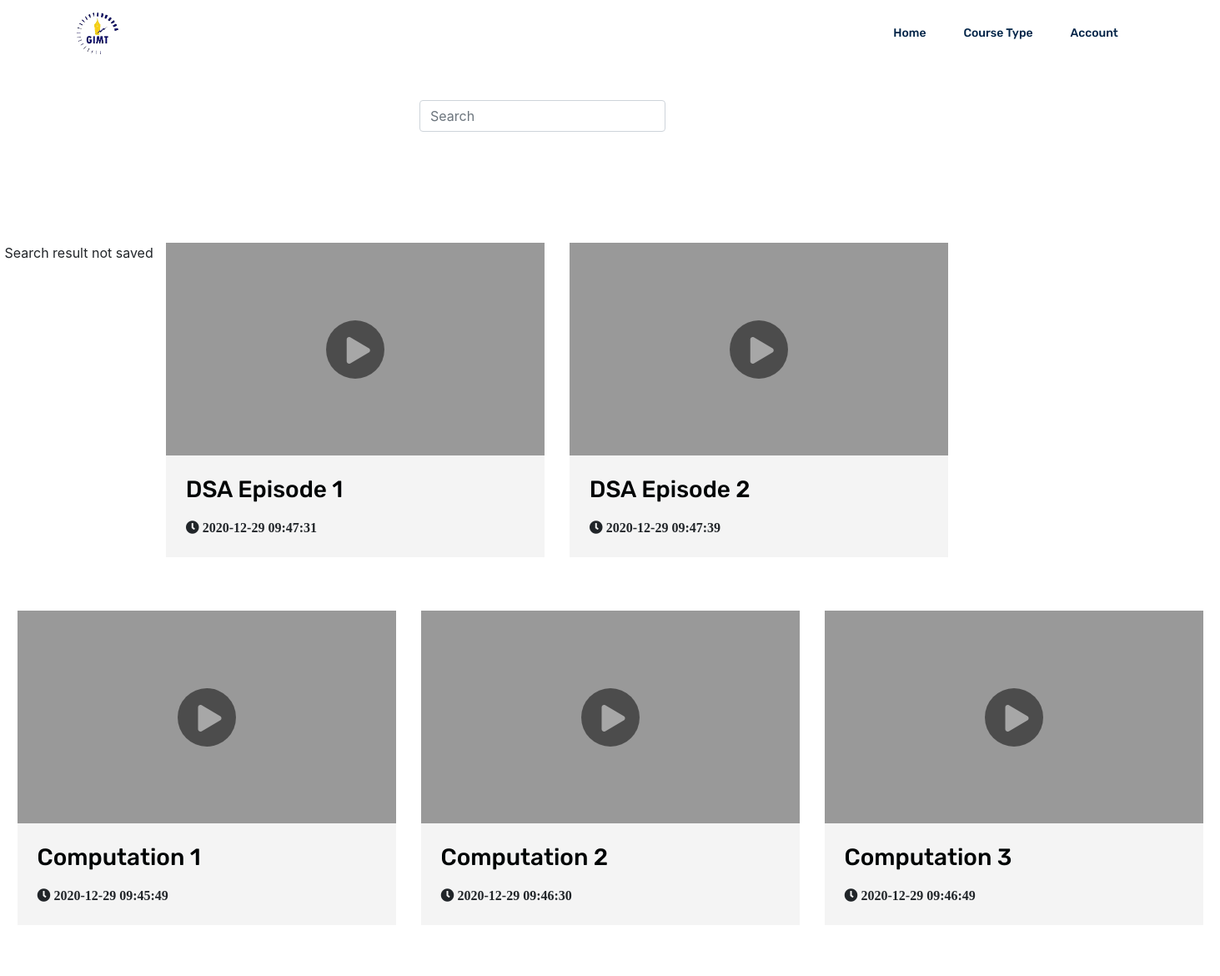
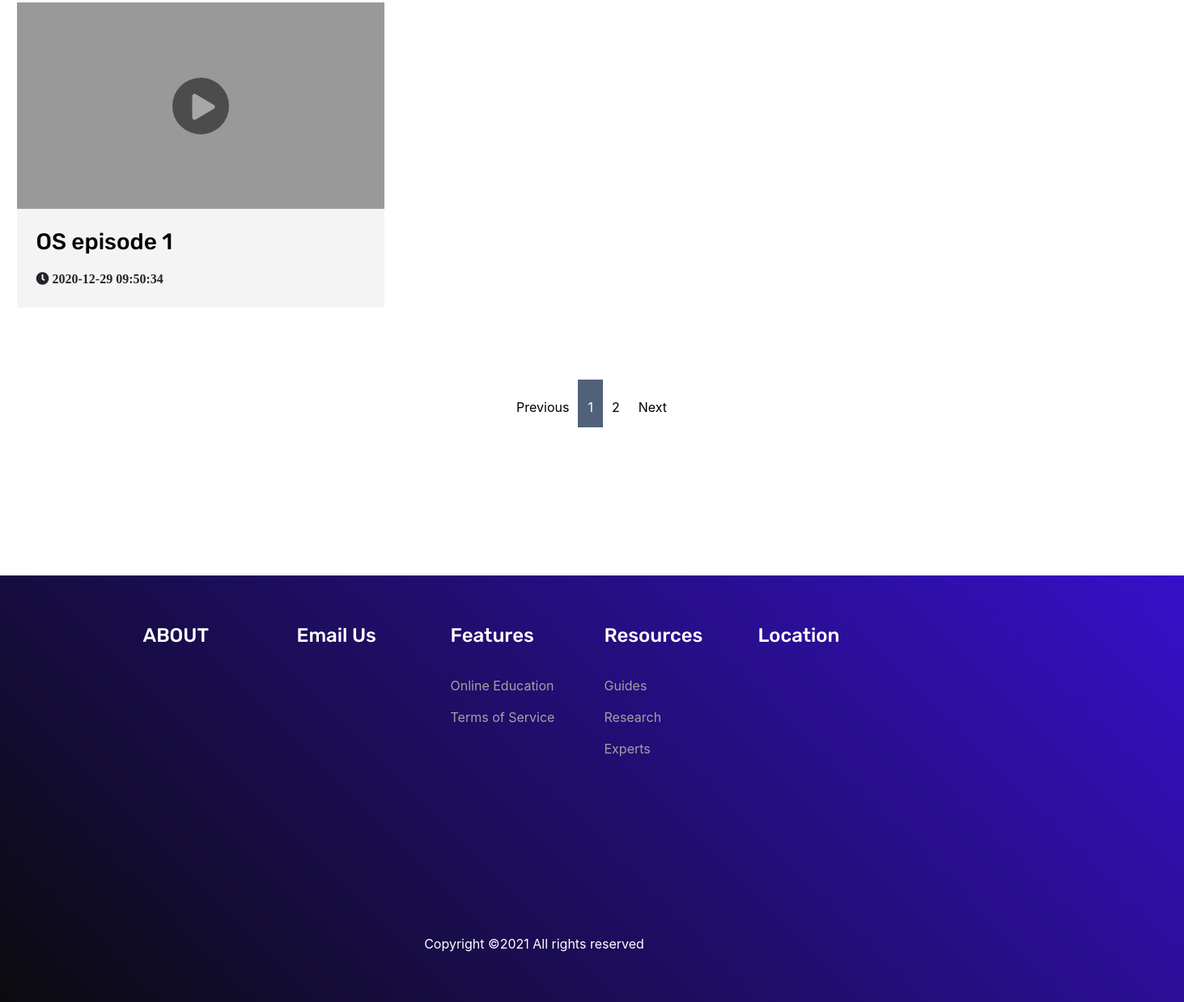
The app's page /website/video_post_search2.php with its own data (2 pictures, top to bottom).
### tables this page shows
CREATE TABLE `video` (
  `video_id` int(10) NOT NULL,
  `video_title` varchar(40) NOT NULL,
  `video_name` varchar(500) NOT NULL,
  `video_content` varchar(500) NOT NULL,
  `video_tags` varchar(100) NOT NULL,
  `video_datetime` datetime NOT NULL DEFAULT current_timestamp(),
  `owner` varchar(100) NOT NULL
);

### website/video_post_search2.php (the view, shortened to what this page needs)
<?php
include 'includes/header.php';
?>
<?php
include 'includes/navbar.php';
?>
<form action="video_post_search.php" method="POST">
    <section class="course_details_area section_gap">
        <div class="col-lg-3,justify-content-between" id="d_bar">
            <div class="col-lg-4 course_details">
                <input type="text" class="form-control" placeholder="Search" name="search">
            </div>
        </div>
    </section>
</form>
    <div class="tm-page-wrap mx-auto">
        <div class="container-fluid">
            <div id="content" class="mx-auto tm-content-container">
                <main>
                    <div class="row tm-catalog-item-list">
                        <?php
                        if(isset($_SESSION['search']))
            {
            $search = $_SESSION['search'];
            }
            else
            {
              echo "Search result not saved";
            }
            $query="SELECT * FROM video where video_tags LIKE '%$search%'";
                        $results_per_page = 6;
                        $result = mysqli_query($con,$query);
                        $number_of_results = mysqli_num_rows($result);
                        $number_of_pages = ceil($number_of_results/$results_per_page);
                        if(!isset($_GET['page']))
                        {
                            $page = 1;
                        }
                        else
                        {
                            $page = $_GET['page'];
                        }
        $page_starting_limit_number = ( $page - 1 ) * $results_per_page;
        $query="SELECT * FROM video where video_tags LIKE '%$search%' LIMIT ".$page_starting_limit_number.','.$results_per_page;
        $result = mysqli_query($con,$query);
        while($row = mysqli_fetch_array($result))  {
            $video_id = $row['video_id'];
    $video_title = $row['video_title'];
    $video_name = $row['video_name'];
    $video_datetime = $row['video_datetime'];
            ?>
            <div class="col-lg-4 col-md-6 col-sm-12  tm-catalog-item">
                <div class="position-relative tm-thumbnail-container">
                    <div class="embed-responsive embed-responsive-16by9">
                        <video src="video/<?php echo $video_name; ?>" ></video>
                    </div>
                    <a href="video-page.php?v_id=<?php echo $video_id ?>" class="position-absolute tm-img-overlay">
                        <i class="fas fa-play tm-overlay-icon"></i>
                    </a>
                </div>
                <div class="p-4 tm-bg-gray tm-catalog-item-description">
                    <h3 class="tm-text-primary mb-3 tm-catalog-item-title"><?php echo $video_title;  ?></h3>
                    <l class="fa fa-clock"> <?php echo $video_datetime ?> </l>
                </div>
            </div>
        <?php } ?>
                </div>
            </main>
    <div class="container">
        <nav class="blog-pagination justify-content-center d-flex">
            <ul class="pagination">
                <li class="page-item">
                    <?php
                    if(!isset($_GET['page']) || $_GET['page'] == 1 )
                    {
                        $previous_page = 1;
                    }
                    else
                    {
                        $previous_page = $_GET['page'] - 1;
                    }
                    ?>
                <li class="page-item" ><a href="video_post_search2.php?page=<?php echo $previous_page?>" class="page-link"> Previous </a></li>
                <?php
                for($page = 1; $page<=$number_of_pages; $page++)
                {
                    if($page == 1 && !isset($_GET['page']))
                    {
                        $isClicked = "active";
                    }
                    else
                    {
                        if(isset($_GET['page']) && $page == $_GET['page'])
                        {
                            $isClicked = "active";
                        }
                        else
                        {
                            $isClicked = "";
                        }
                    }
                    ?>
                    <li class="page-item <?php echo "$isClicked" ?>"><a href="video_post_search2.php?page=<?php echo $page?>" class="page-link"><?php echo $page ?> </a></li>
                    <?php
                }
                ?>
                <?php
                if(!isset($_GET['page']))
                {
                    $next_page = 1;
                }
                ?>
                <li class="page-item"><a href="video_post_search2.php?page=<?php echo $next_page?>" class="page-link"> Next </a></li>
                </li>
            </ul>
        </nav>
</div>
        </div>
    </div>
    </div>
    <?php
    include 'includes/footer.php';
    ?>

### website/css/style.css (style rules this page uses)
h1, h2, h3, h4, h5, h6 { font-family: "Rubik", sans-serif; font-weight: 500; color: #012c58; }
a { text-decoration: none; transition: all 0.3s ease-in-out; }
.section_gap { padding: 100px 0; }
.blog-pagination { padding-top: 25px; }
.blog-pagination .page-link { border-radius: 0; }
.blog-pagination .page-item { border: none; }
.blog-pagination .pagination { margin-bottom: 108px; }
.page-link { background: transparent; font-weight: 400; }
.blog-pagination .page-item.active .page-link { background: #516179; border-color: transparent; color: #fff; }
.blog-pagination .page-link { position: relative; display: block; padding: 1.5rem 0.75rem; padding-bottom: 15px; margin-left: -1px; line-height: 1.25; color: #000000; border: none; }
.blog-pagination .page-item:last-child .page-link, .blog-pagination .page-item:first-child .page-link { border-radius: 0; }
ul { color: #a2a2a2; }
#d_bar { margin-top: 20px; margin-left: 488px; }
.tm-bg-gray { background-color: #F4F4F4; }
.tm-text-primary { color: #000405; }
.tm-content-container { max-width: 1422px; padding-top: 9px; padding-bottom: 75px; }
.tm-catalog-item { max-width: 540px; display: flex; flex-direction: column; margin-bottom: 64px; }
.tm-thumbnail-container { overflow: hidden; }
.tm-img-overlay { top: 0; left: 0; width: 100%; height: 100%; display: flex; align-items: center; justify-content: center; background-color: rgba(0, 0, 0, 0.4); cursor: pointer; transition: all 0.3s ease; }
.tm-overlay-icon { color: #a7a7a7; opacity: 1; font-size: 2rem; padding: 20px 25px; background-color: rgba(0, 0, 0, 0.5); border-radius: 50%; width: 70px; height: 70px; display: flex; align-items: center; justify-content: center; padding-right: 8px; z-index: 1002; transition: all 0.3s ease; }
.tm-catalog-item-description { flex: 1; }
video { width: 100%; height: auto; }

### records on screen
video: video_title "DSA Episode 1", video_datetime "2020-12-29 09:47:31"
video: video_title "DSA Episode 2", video_datetime "2020-12-29 09:47:39"
video: video_title "Computation 1", video_datetime "2020-12-29 09:45:49"
video: video_title "Computation 2", video_datetime "2020-12-29 09:46:30"
video: video_title "Computation 3", video_datetime "2020-12-29 09:46:49"
video: video_title "OS episode 1", video_datetime "2020-12-29 09:50:34"
